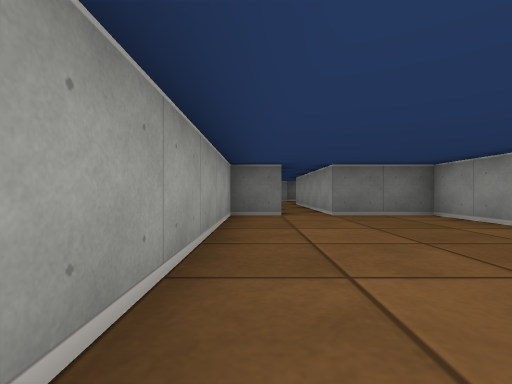
view 1 (above)

12 first-person views from a walk through a cub3D ray-caster map. The camera is about half as high as the walls, looks level and sees 85° across. The floor is counted in squares. Each view is taken from the middle of a square. On the plan, view 1 faces up. The plan holds only what a view shows up to about 9 squares ahead; the rest is blank.

view 2
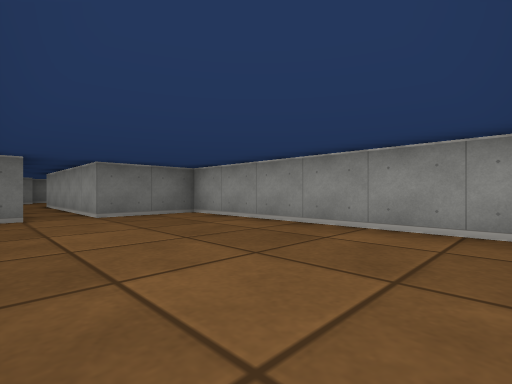

view 3
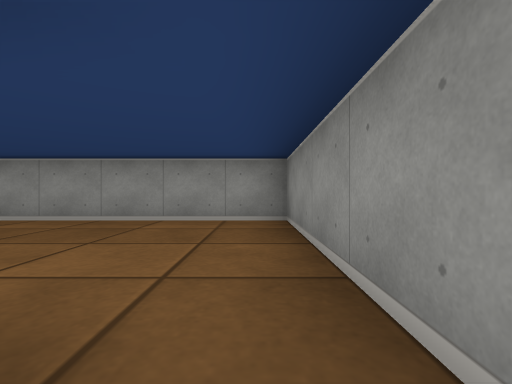

view 4
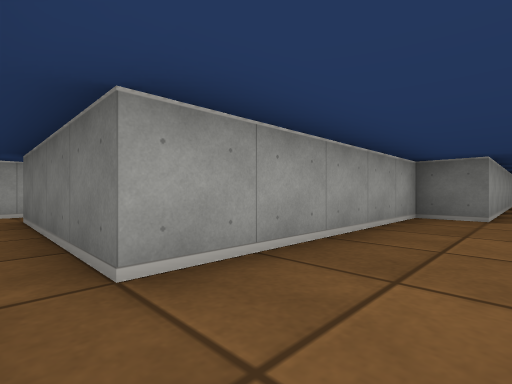

view 5
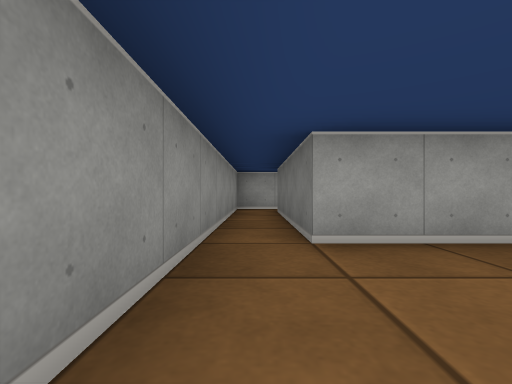

view 6
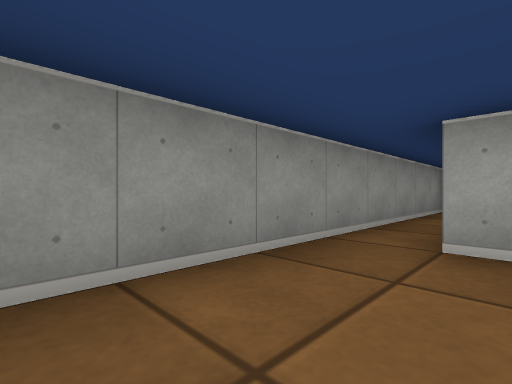

view 7
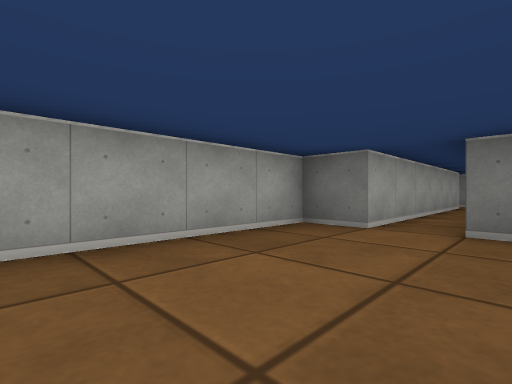

view 8
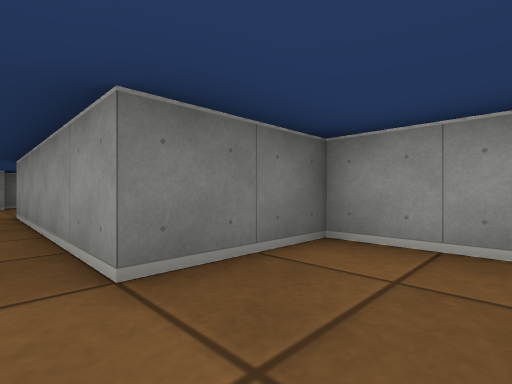

view 9
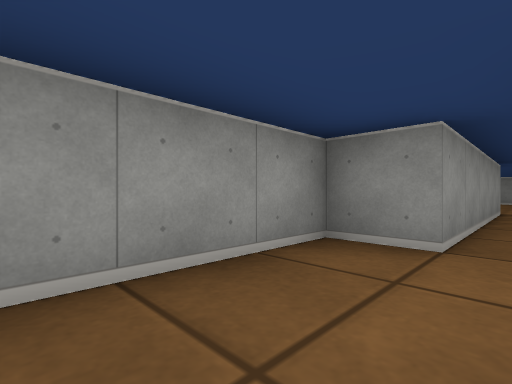

view 10
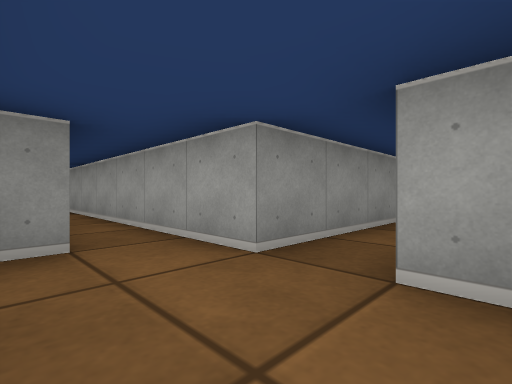

view 11
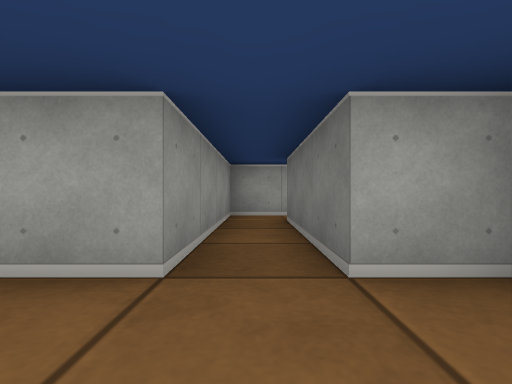

view 12
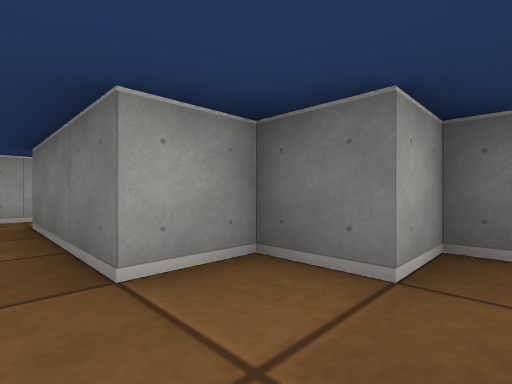

### Floor plan
Points are (right, up) in squares from view 1. A wall is a line through its corners. A room is listed if a view was taken in it or the views show most of it. See-through windows are left out.
Room 1 (views 1, 2, 4, 5, 6, 7, 8)
walls: (-0.5, -0.5) (3.5, -0.5) (3.5, 5.5) (1.5, 5.5) (1.5, 10.5); (0.5, 10.5) (0.5, 5.5) (-0.5, 5.5) (-0.5, 0.5)
ways out: opening at (-1, 0) to room 2; opening at (1, 11) to room 3
Room 2 (view 3)
walls: (-5.5, 0.6) (-5.5, -0.5) (-0.5, -0.5); (-0.5, 0.5) (-4.4, 0.5)
ways out: opening at (-1, 0) to room 1
Room 3 (views 9, 10, 11, 12)
walls: (0.5, 11.5) (0.5, 10.5); (1.5, 10.5) (2.5, 10.5) (2.5, 13); (1.5, 13.5) (0.5, 13.5) (0.5, 12.5)
ways out: opening at (1, 11) to room 1; opening at (0, 12); opening at (2, 13)

Positions as (right, up) in squares from view 1, and headings:
1: (0, 0), facing up
2: (0, 0), facing up-right
3: (-1, 0), facing right
4: (1, 0), facing up-left
5: (2, 0), facing left
6: (2, 1), facing down-left
7: (2, 2), facing up-left
8: (1, 4), facing up-right
9: (1, 13), facing down-right
10: (2, 13), facing down-left
11: (2, 12), facing left
12: (2, 12), facing up-left
